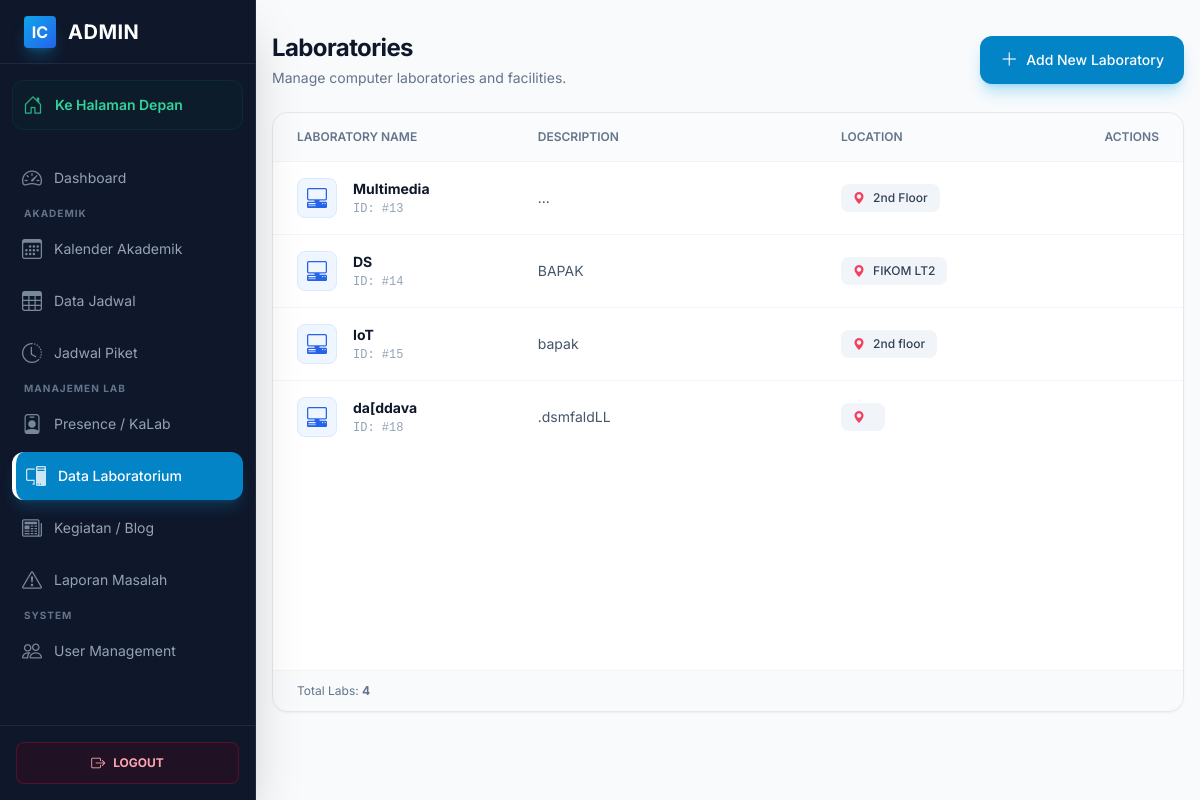
Screenshot of /public/admin/laboratories (signed in) with the database file from the repository.
### tables this page shows
CREATE TABLE `laboratories` (
  `id` int(11) NOT NULL AUTO_INCREMENT,
  `lab_name` varchar(100) NOT NULL,
  `image` varchar(255) DEFAULT NULL,
  `description` text DEFAULT NULL,
  `pc_count` int(11) DEFAULT 0,
  `tv_count` int(11) DEFAULT 0,
  `capacity` int(11) DEFAULT 0,
  `status` enum('active','maintenance','inactive') DEFAULT 'active',
  `location` varchar(100) DEFAULT NULL,
  `building` varchar(50) DEFAULT NULL,
  `floor` varchar(10) DEFAULT NULL,
  `room_number` varchar(20) DEFAULT NULL,
  PRIMARY KEY (`id`)
);

### app/controllers/AdminController.php (called while the page is built, shortened)
<?php
class AdminController extends Controller
{
    public function listLaboratories()
    {
        $laboratoryModel = $this->model('LaboratoryModel');
        $data = ['laboratories' => $laboratoryModel->getAllLaboratories()];
        $this->view('admin/laboratories/list', $data);
    }
}

### app/core/Router.php (called while the page is built, shortened)
<?php
class Router {
    private $routes = [];
    private $params = [];
    private function addRoute($method, $uri, $controller) {
        $this->routes[] = [
            'method' => $method,
            'uri' => $uri,
            'controller' => $controller
        ];
    }
    public function dispatch() {
        $requestMethod = $_SERVER['REQUEST_METHOD'];
        $requestUri = $this->getRequestUri();
        foreach ($this->routes as $route) {
            if ($route['method'] !== $requestMethod) {
                continue;
            }
            if ($this->matchRoute($route['uri'], $requestUri)) {
                return $this->callController($route['controller']);
            }
        }
    }
    private function getRequestUri() {
        $uri = $_GET['url'] ?? '/';
        $uri = '/' . trim($uri, '/');
        return $uri;
    }
    private function matchRoute($pattern, $uri) {
        $pattern = preg_replace('/\/:([^\/]+)/', '/(?P<$1>[^/]+)', $pattern);
        $pattern = '#^' . $pattern . '$#';
        if (preg_match($pattern, $uri, $matches)) {
            $this->params = array_filter($matches, 'is_string', ARRAY_FILTER_USE_KEY);
            return true;
        }
        return false;
    }
    private function callController($controllerString) {
        list($controllerName, $method) = explode('@', $controllerString);
        $controller = new $controllerName();
        call_user_func_array([$controller, $method], $this->params);
    }
}

### public/index.php (called while the page is built, shortened)
<?php
require_once APP_PATH . '/core/Router.php';
require_once APP_PATH . '/core/Model.php';
require_once APP_PATH . '/config/database.php';
require_once APP_PATH . '/helpers/functions.php';
$router = new Router();
$router->dispatch();

### app/helpers/functions.php (called while the page is built, shortened)
<?php
function e($string) {
    return htmlspecialchars($string, ENT_QUOTES, 'UTF-8');
}
function url($path = '') {
    return BASE_URL . '/' . ltrim($path, '/');
}

### app/core/Model.php (called while the page is built, shortened)
<?php
class Model {
    protected $db;
    public function __construct() {
        $this->db = getDBConnection();
    }
    public function query($sql, $params = []) {
        $stmt = $this->db->prepare($sql);
        $stmt->execute($params);
        return $stmt->fetchAll();
    }
}

### app/config/database.php (called while the page is built, shortened)
<?php
function getDBConnection()
{
    static $pdo = null;
    if ($pdo === null) {
        try {
            $dsn = "mysql:host=" . DB_HOST . ";port=" . DB_PORT . ";dbname=" . DB_NAME . ";charset=" . DB_CHARSET;
            $options = [
                PDO::ATTR_ERRMODE            => PDO::ERRMODE_EXCEPTION,
                PDO::ATTR_DEFAULT_FETCH_MODE => PDO::FETCH_ASSOC,
                PDO::ATTR_EMULATE_PREPARES   => false,
            ];
            $pdo = new PDO($dsn, DB_USER, DB_PASS, $options);
        } catch (PDOException $e) {
            die("Database connection failed: " . $e->getMessage());
        }
    }
    return $pdo;
}

### app/models/LaboratoryModel.php (called while the page is built, shortened)
<?php
class LaboratoryModel extends Model
{
    public function getAllLaboratories()
    {
        $labs = $this->query("SELECT * FROM laboratories");
        return $labs;
    }
}

### app/views/admin/laboratories/list.php (the view, shortened to what this page needs)
<?php include APP_PATH . '/views/layouts/header.php'; ?>
<div class="admin-layout antialiased bg-slate-50 min-h-screen">
    <?php include APP_PATH . '/views/layouts/sidebar.php'; ?>
    <main class="p-4 sm:ml-64 pt-8 transition-all duration-300">
        <div class="max-w-7xl mx-auto">
            <div class="flex flex-col sm:flex-row justify-between items-start sm:items-center mb-6 gap-4">
                <div>
                    <h1 class="text-2xl font-bold tracking-tight text-slate-900">Laboratories</h1>
                    <p class="text-slate-500 text-sm mt-1">Manage computer laboratories and facilities.</p>
                </div>
                <a href="<?= url('/admin/laboratories/create') ?>"
                   class="inline-flex items-center gap-2 bg-primary-600 hover:bg-primary-700 text-white text-sm font-medium px-5 py-2.5 rounded-xl shadow-lg shadow-primary-500/30 transition-all transform hover:-translate-y-0.5 focus:ring-4 focus:ring-primary-100">
                    <i class="bi bi-plus-lg text-lg"></i>
                    <span>Add New Laboratory</span>
                </a>
            </div>
            <div class="bg-white border border-slate-200 rounded-2xl shadow-sm overflow-hidden min-h-[600px] flex flex-col">
                <div class="overflow-x-auto w-full">
                    <table class="w-full text-sm text-left text-slate-600">
                        <thead class="text-xs text-slate-500 uppercase bg-slate-50/80 border-b border-slate-100">
                            <tr>
                                <th scope="col" class="px-6 py-4 font-semibold">Laboratory Name</th>
                                <th scope="col" class="px-6 py-4 font-semibold w-1/3">Description</th>
                                <th scope="col" class="px-6 py-4 font-semibold">Location</th>
                                <th scope="col" class="px-6 py-4 font-semibold text-right">Actions</th>
                            </tr>
                        </thead>
                        <tbody class="divide-y divide-slate-100">
                            <?php if (!empty($laboratories)): ?>
                                <?php foreach ($laboratories as $lab): ?>
                                    <tr class="group hover:bg-slate-50/80 transition-colors duration-200">
                                        <td class="px-6 py-4">
                                            <div class="flex items-center gap-4">
                                                <div class="w-10 h-10 rounded-lg bg-blue-50 text-blue-600 flex items-center justify-center shrink-0 border border-blue-100">
                                                    <i class="bi bi-pc-display-horizontal text-xl"></i>
                                                </div>
                                                <div>
                                                    <div class="font-bold text-slate-900"><?= e($lab['lab_name']) ?></div>
                                                    <div class="text-xs text-slate-400 font-mono mt-0.5">ID: #<?= e($lab['id']) ?></div>
                                                </div>
                                            </div>
                                        </td>
                                        <td class="px-6 py-4">
                                            <div class="text-slate-600 line-clamp-2 leading-relaxed" title="<?= e($lab['description']) ?>">
                                                <?= e($lab['description']) ?: '<span class="text-slate-400 italic">No description provided</span>' ?>
                                            </div>
                                        </td>
                                        <td class="px-6 py-4">
                                            <div class="flex items-center gap-2 text-slate-700 bg-slate-100 px-3 py-1.5 rounded-lg w-fit">
                                                <i class="bi bi-geo-alt-fill text-rose-500 text-xs"></i>
                                                <span class="font-medium text-xs"><?= e($lab['location']) ?></span>
                                            </div>
                                        </td>
                                        <td class="px-6 py-4 text-right">
                                        </td>
                                    </tr>
                                <?php endforeach; ?>
                            <?php endif; ?>
                        </tbody>
                    </table>
                </div>
                <?php if (!empty($laboratories)): ?>
                <div class="mt-auto border-t border-slate-100 bg-slate-50 px-6 py-3 text-xs text-slate-500 flex justify-between items-center">
                    <span>Total Labs: <strong><?= count($laboratories) ?></strong></span>
                </div>
                <?php endif; ?>
            </div>
        </div>
    </main>
</div>

### public/assets/css/style.css (style rules this page uses)
:root { --primary-color: #2563eb; --secondary-color: #475569; --success-color: #10b981; --danger-color: #ef4444; --warning-color: #f59e0b; --light-bg: #f8fafc; --dark-text: #1e293b; --border-color: #e2e8f0; }
* { margin: 0; padding: 0; box-sizing: border-box; }
body { font-family: 'Segoe UI', Tahoma, Geneva, Verdana, sans-serif; background-color: var(--light-bg); color: var(--dark-text); line-height: 1.6; }

### app/views/layouts/header.php (style rules this page uses)
body { font-family: 'Inter', sans-serif; }

### rows the page displays
laboratories: lab_name "Multimedia", id "13", description "...", location "2nd Floor"
laboratories: lab_name "DS", id "14", description "BAPAK", location "FIKOM LT2"
laboratories: lab_name "IoT", id "15", description "bapak", location "2nd floor"
laboratories: lab_name "da[ddava", id "18", description ".dsmfaldLL"

### other values shown
count($laboratories) "4"
